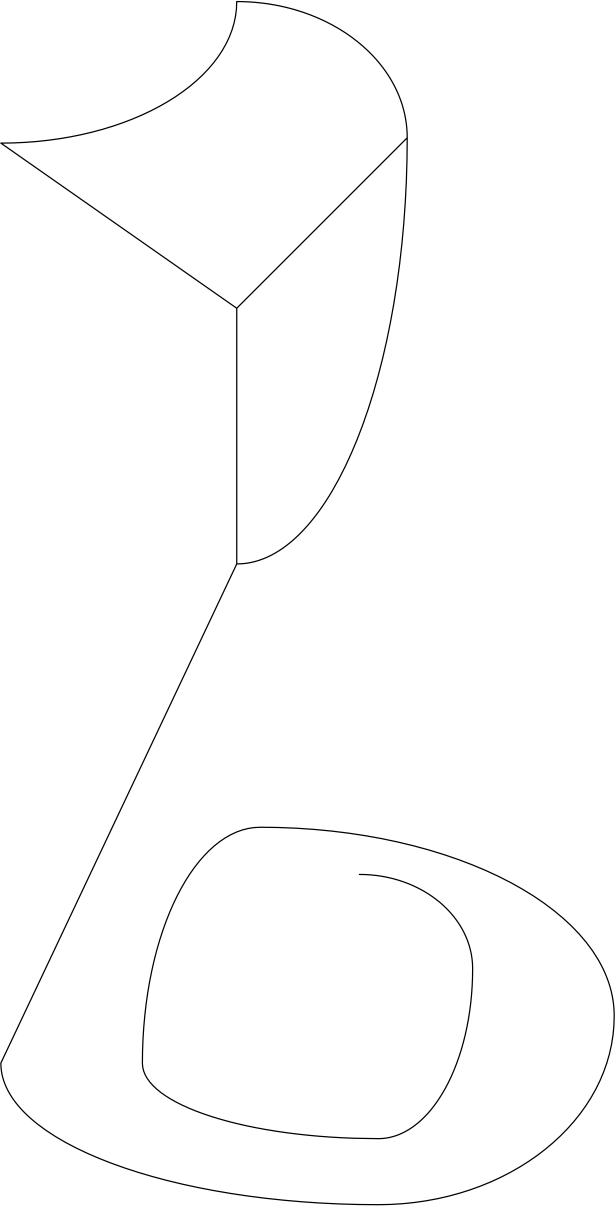
#> input picture test_draw_2.png, 3075 x 6031 px (shown at 1/5 size)
$ python motion.py
#> lines starting #> are read from the running program, lines starting #| are printed output that depends on the picture; after the words box and inside, x2 and y2 are one past the last pixel; in counts of white or black regions, pixels touching at a corner belong together
### target_points.py
import cv2
import numpy as np
from matplotlib import pyplot as plt
import numpy as np
import imutils
import argparse

## Kiko o programa está com argumentos, ou seja, to run: python target_points.py --image "nome do ficheiro"
# O default está com test_draw_1.png
def image_processing(image):
    # argparser = argparse.ArgumentParser()
    # argparser.add_argument("--image", type=str, default="test_draw_1.png")
    # args = vars(argparser.parse_args())

    # load the image and display it
#> called with image = 'test_draw_2.png'
    image = cv2.imread(image)
#> image is the input picture: shape (6031, 3075, 3); min 0, max 255, mean 253.1
    #cv2.imwrite("TESTE_IMAGE.png", image)

    # convert the image to grayscale and threshold it
    gray = cv2.cvtColor(image, cv2.COLOR_BGR2GRAY)
    thresh = cv2.threshold(gray, 200, 255, cv2.THRESH_BINARY_INV)[1]
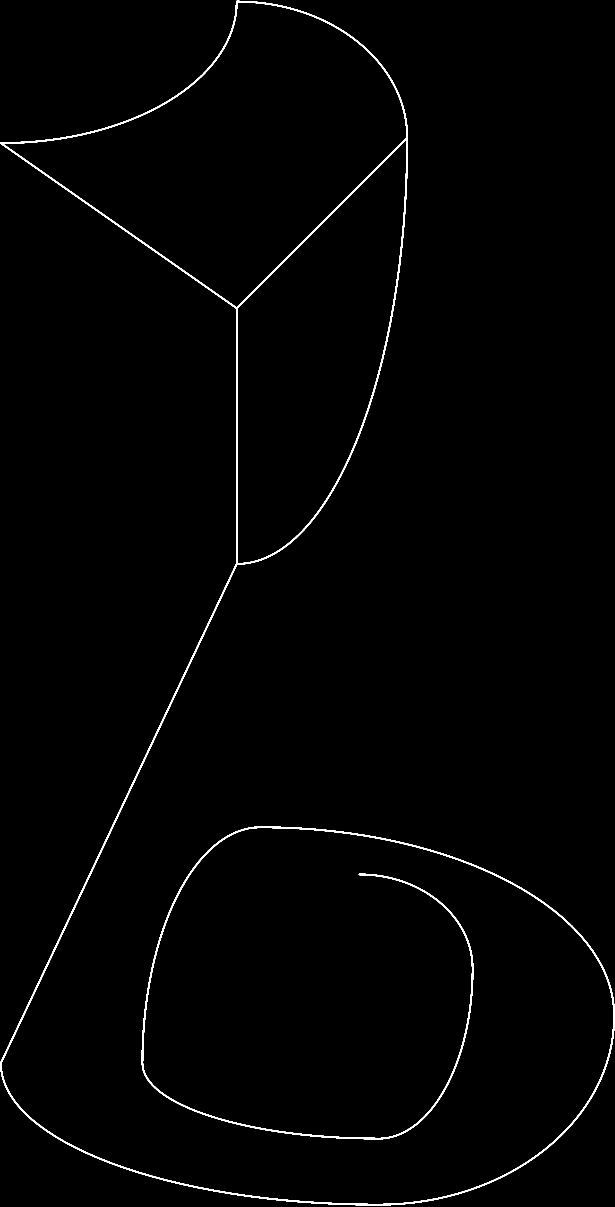
#> thresh: shape (6031, 3075) (shown at 1/5 size); 0.82% white; 1 white region
    #cv2.imwrite("TESTE_THRESH.png", thresh)

    # find the largest contour in the threshold image
    cnts = cv2.findContours(thresh.copy(), cv2.RETR_LIST, cv2.CHAIN_APPROX_SIMPLE)
#> cnts = 3 contours; box (x1, y1, x2, y2) and area: (1, 4, 3074, 6027) 2650640, (15, 10, 2034, 1538) 1469660, (1186, 696, 2034, 2817) 1049129
    cnts = imutils.grab_contours(cnts)
    c = max(cnts, key=cv2.contourArea)
#> c = contour of 16637 points, box (x1, y1, x2, y2) (1, 4, 3074, 6027), area 2650640


    # draw the shape of the contour on the output image, compute the
    # bounding box, and display the number of points in the contour
    output = image.copy()
    cv2.drawContours(output, [c], -1, (0, 255, 0), 3)
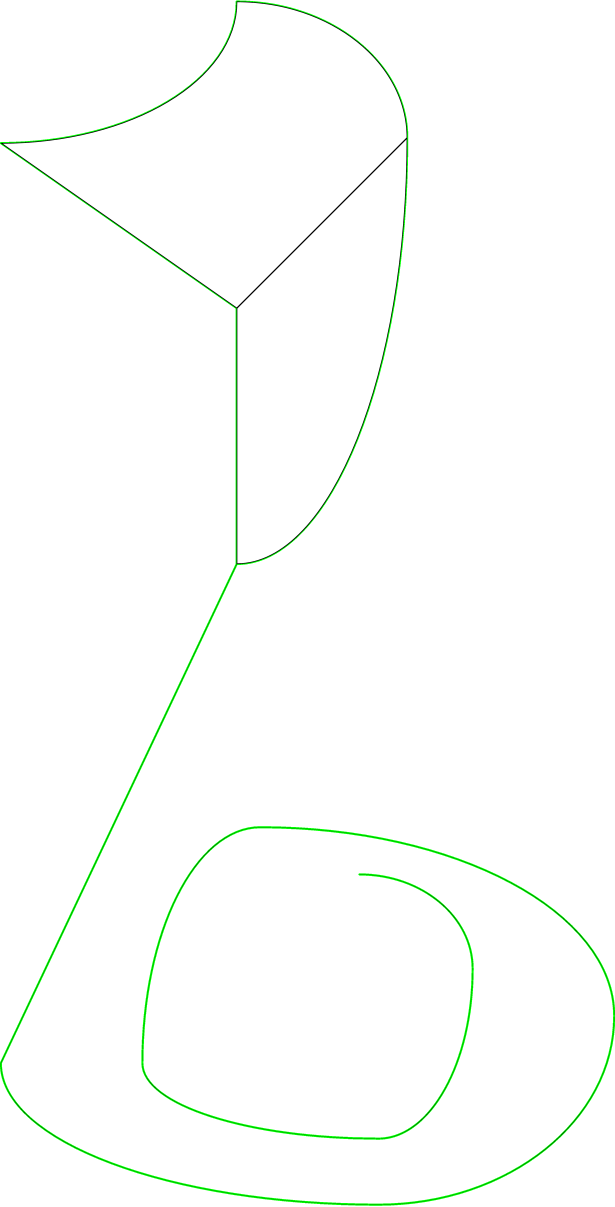
#> output: shape (6031, 3075, 3) (shown at 1/5 size); mean B, G, R 252.1, 254.2, 252.1
    #cv2.imwrite("TESTE_ORIGINAL_CONTOUR.png", output)

    # test to various nº of target points (approx variable)
    for eps in np.linspace(0.0001, 0.001, 5):
        # approximate the contour
        peri = cv2.arcLength(c, True)
        approx = cv2.approxPolyDP(c, eps * peri, True)
        # draw the approximated contour on the image
        output = image.copy()
        cv2.drawContours(output, [approx], -1, (0, 255, 0), 3)
        text = "eps={:.4f}, num_pts={}".format(eps, len(approx))
#> this loop made 5 passes
#> text on passes 1 to 5: 'eps=0.0001, num_pts=209', 'eps=0.0003, num_pts=118', 'eps=0.0006, num_pts=94', 'eps=0.0008, num_pts=80', 'eps=0.0010, num_pts=68'
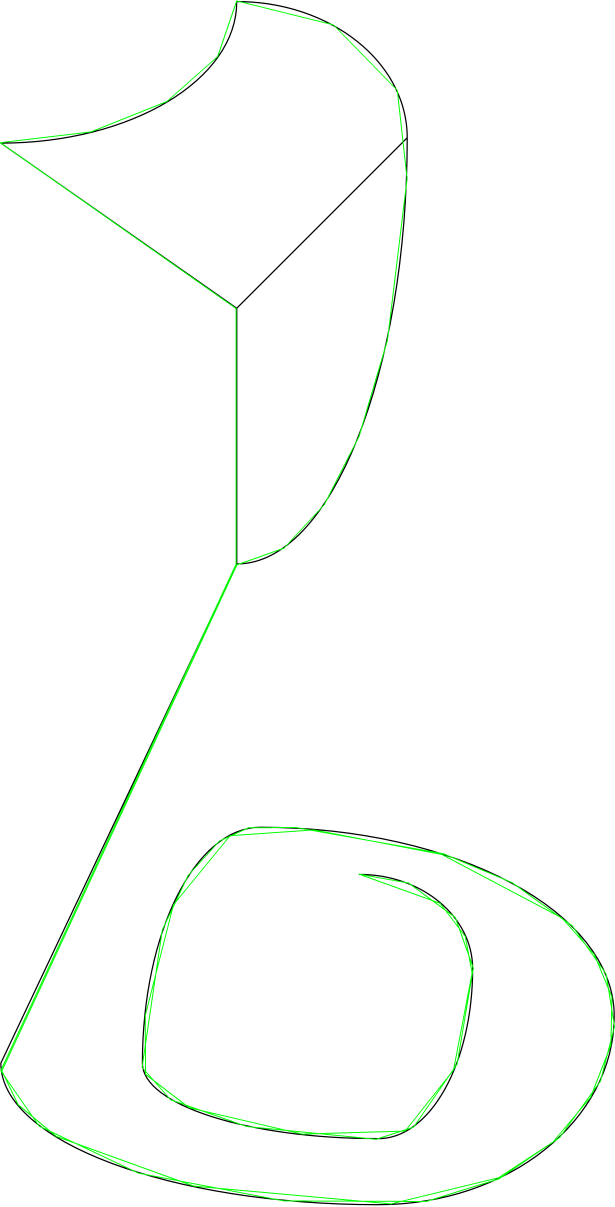
#> output: shape (6031, 3075, 3) (shown at 1/5 size); mean B, G, R 251.3, 253.5, 251.3
        # show the approximated contour image
        # print("[INFO] {}".format(text))
        # cv2.imwrite("{}.png".format(text), output)

    # best result
    best_eps = 0.0003
    peri = cv2.arcLength(c, True)
    approx = cv2.approxPolyDP(c, best_eps * peri, True)
#> approx = contour of 123 points, box (x1, y1, x2, y2) (1, 4, 3073, 6027), area 2640527
    output = image.copy()
    cv2.drawContours(output, [approx], -1, (0, 255, 0), 3)
    text = "eps={:.4f}, num_pts={}".format(eps, len(approx))
#> text = 'eps=0.0010, num_pts=123'
    #cv2.imwrite("Best Result{}.png".format(text), output)

    target_points = approx # defining target_points variable
#> target_points has the same summary as approx
    counter = 0
    target_points_list = []
    if len(cnts)==1:
        for target_point in target_points:
            if counter < (len(target_points)/2)+2:
                target_points_list.append(target_point)
                counter += 1

    target_points_list = np.asarray(target_points_list)

    # x,y target points to pixels
    y, x = target_points.T
    # [7 lines of commented-out code are left out]
    y, x = target_points.T
    y = y*0.0264583333
    x = x*0.0264583333
    # [7 lines of commented-out code are left out]
    cnt = 0
    target_points_new = []
    # [6 lines of commented-out code are left out]

#> (the run stopped early here; a loop or call above may not have finished)

$ run again, with scorbot_axis.png copied over test_draw_2.png
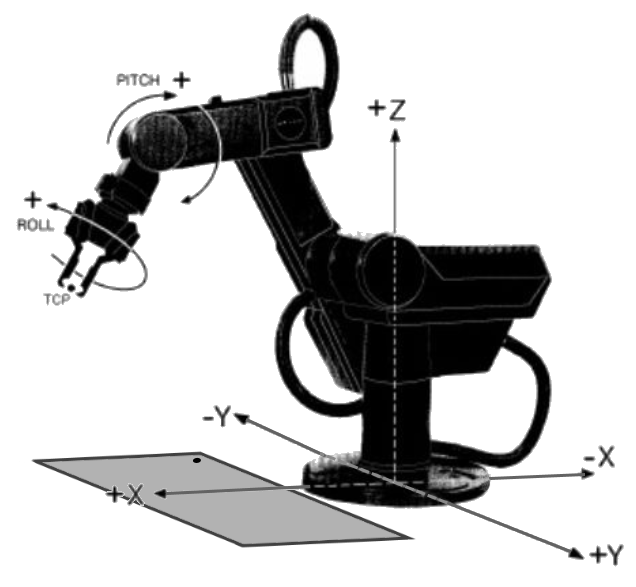
#> input picture scorbot_axis.png, 636 x 587 px
#> in image_processing, image is the input picture: shape (587, 636, 3); min 0, max 255, mean 200.5
#> in image_processing, `thresh = cv2.threshold(gray, 200, 255, cv2.THRESH_BINARY_INV)[1]`:
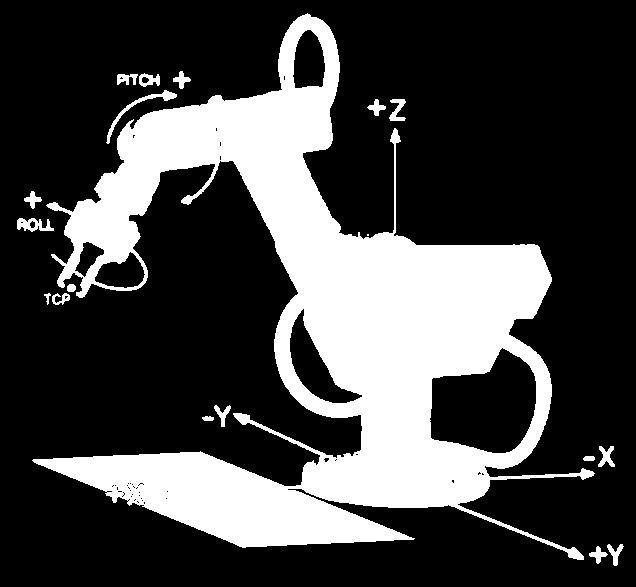
#> thresh: shape (587, 636); 26.9% white; 19 white regions (1 under 20 px)
#> cnts = 81 contours, 55 with area under 20; largest, box (x1, y1, x2, y2) and area: (32, 13, 595, 560) 109254, (429, 347, 537, 454) 8086, (289, 308, 363, 404) 2469, (292, 29, 326, 89) 1520, (94, 251, 146, 289) 1180
#> c = contour of 1987 points, box (x1, y1, x2, y2) (32, 13, 595, 560), area 109254
#> the loop in image_processing, `for eps in np.linspace(0.0001, 0.001, 5):` made 5 passes
#> text on passes 1 to 5: 'eps=0.0001, num_pts=1048', 'eps=0.0003, num_pts=212', 'eps=0.0006, num_pts=157', 'eps=0.0008, num_pts=135', 'eps=0.0010, num_pts=113'
#> approx = contour of 220 points, box (x1, y1, x2, y2) (33, 13, 595, 560), area 109292
#> in image_processing, `cv2.drawContours(output, [approx], -1, (0, 255, 0), 3)`:
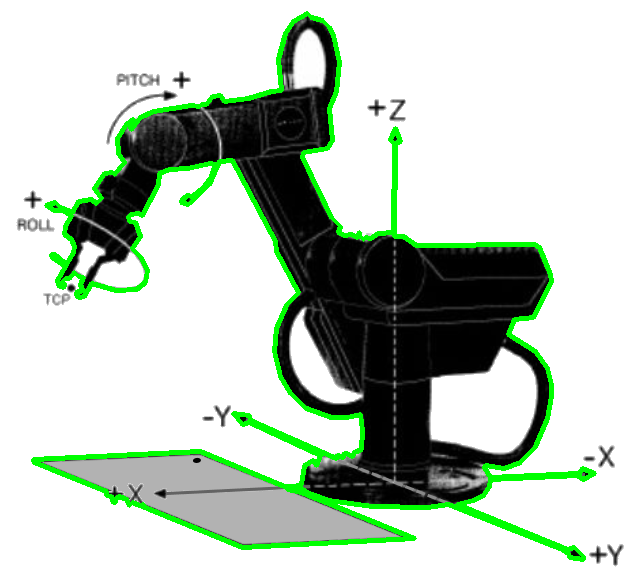
#> output: shape (587, 636, 3); 5.22% of pixels changed, all inside (x1, y1, x2, y2) = (31, 11, 597, 562)
#> in image_processing, `text = "eps={:.4f}, num_pts={}".format(eps, len(approx))`: text = 'eps=0.0010, num_pts=220'
#> target_points has the same summary as approx
